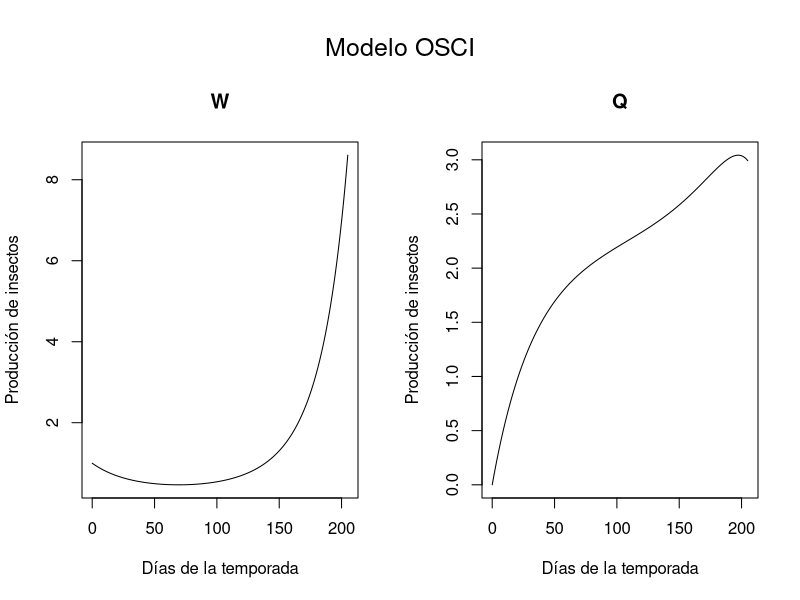

The R script that drew this image:
library(deSolve)
# ESPECIFICACION DEL MODELO
# Guardemos los parámetros como vector
parameters <- c(b = 0.0013, c = 1, mu = 0.022, v = 0.005, T = 205, R = 50)

# VARIABLES DE ESTADO
# Guardamos las variables, con su valor inicial, como vector
state <- c(W = 1, Q = 0)

# MODELADO DE LA ECUACIONES
Osci <- function(t,state, parameters){
  with(as.list(c(state, parameters)),{
    # taza de cambio
    dW <- (b * (t/205) * R * W) - (mu * W)
    dQ <- (b * c * (1 - (t/205)) * R * W) - (v * Q) 
    
    # Retorna tazas de cambio
    list(c(dW, dQ))
    })
}

# APLICACIÓN DEL MODELO
# Especificamos el tiempo
times <-seq(0,205)

# Integramos el modelo
out <- ode(y = state, times = times, func = Osci, parms = parameters)
head(out)

# Graficando los resultados
par(oma = c(0,0,3,0))
plot(out, xlab = "Días de la temporada", ylab = "Producción de insectos")
mtext(outer = TRUE, side = 3, "Modelo OSCI", cex = 1.5)
